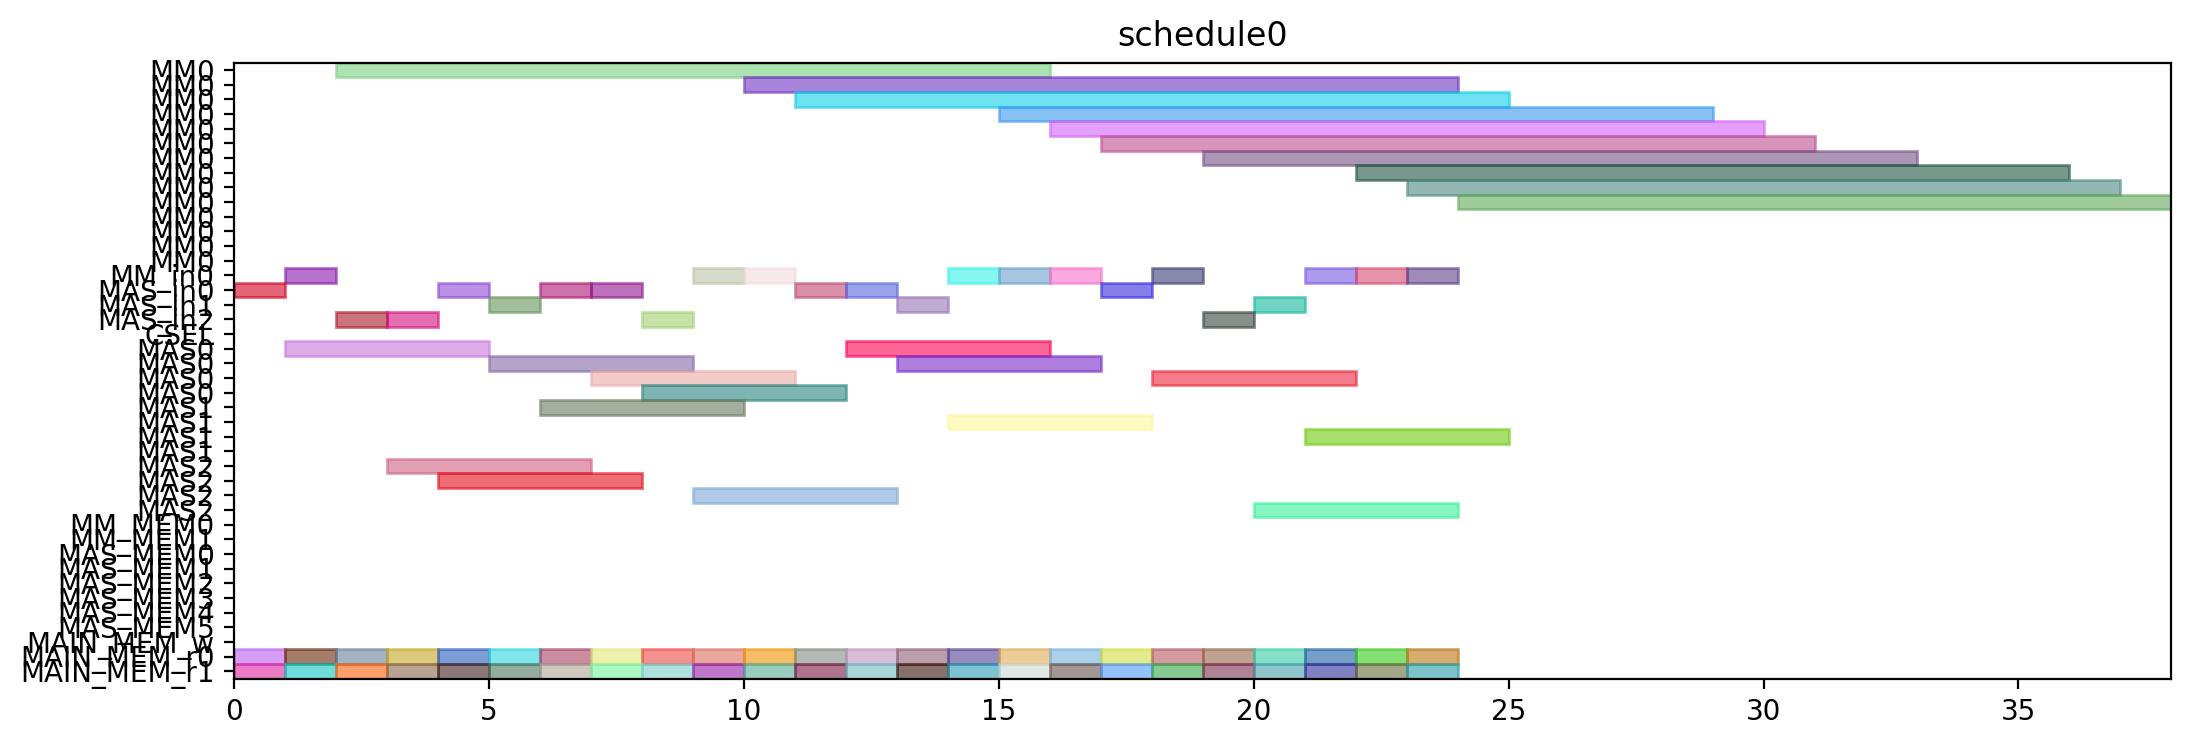

Recreate this plot in Python.
from pyschedule import Scenario, solvers, plotters, alt


def solve():
	horizon = 120
	S = Scenario("schedule0", horizon=horizon)

	# resource
	MM = S.Resources('MM', num=1, size=14)
	MM_in = S.Resources('MM_in', num=1)
	MAS_in = S.Resources('MAS_in', num=3)
	CSEL = S.Resource('CSEL')
	MAS = S.Resources('MAS', num=3, size=4, periods=range(1, horizon))
	MM_MEM = S.Resources('MM_MEM', num=2)
	MAS_MEM = S.Resources('MAS_MEM', num=6)
	MAIN_MEM_w = S.Resource('MAIN_MEM_w', size=1)
	MAIN_MEM_r = S.Resources('MAIN_MEM_r', num=2)

	# result of previous scheduling

	# new tasks
	t0_t0 = S.Task('t0_t0', length=4, delay_cost=1)
	t0_t0 += alt(MAS)
	t0_t0_in = S.Task('t0_t0_in', length=1, delay_cost=1)
	t0_t0_in += alt(MAS_in)
	S += t0_t0_in*MAS_in[0]<=t0_t0*MAS[0]

	S += t0_t0_in*MAS_in[1]<=t0_t0*MAS[1]

	S += t0_t0_in*MAS_in[2]<=t0_t0*MAS[2]

	t0_t0_mem0 = S.Task('t0_t0_mem0', length=1, delay_cost=1)
	t0_t0_mem0 += MAIN_MEM_r[0]
	S += t0_t0_mem0 <= t0_t0

	t0_t0_mem1 = S.Task('t0_t0_mem1', length=1, delay_cost=1)
	t0_t0_mem1 += MAIN_MEM_r[1]
	S += t0_t0_mem1 <= t0_t0

	t0_t1 = S.Task('t0_t1', length=4, delay_cost=1)
	t0_t1 += alt(MAS)
	t0_t1_in = S.Task('t0_t1_in', length=1, delay_cost=1)
	t0_t1_in += alt(MAS_in)
	S += t0_t1_in*MAS_in[0]<=t0_t1*MAS[0]

	S += t0_t1_in*MAS_in[1]<=t0_t1*MAS[1]

	S += t0_t1_in*MAS_in[2]<=t0_t1*MAS[2]

	t0_t1_mem0 = S.Task('t0_t1_mem0', length=1, delay_cost=1)
	t0_t1_mem0 += MAIN_MEM_r[0]
	S += t0_t1_mem0 <= t0_t1

	t0_t1_mem1 = S.Task('t0_t1_mem1', length=1, delay_cost=1)
	t0_t1_mem1 += MAIN_MEM_r[1]
	S += t0_t1_mem1 <= t0_t1

	t0_t3 = S.Task('t0_t3', length=14, delay_cost=1)
	t0_t3 += alt(MM)
	t0_t3_in = S.Task('t0_t3_in', length=1, delay_cost=1)
	t0_t3_in += alt(MM_in)
	S += t0_t3_in*MM_in[0]<=t0_t3*MM[0]
	t0_t3_mem0 = S.Task('t0_t3_mem0', length=1, delay_cost=1)
	t0_t3_mem0 += MAIN_MEM_r[0]
	S += t0_t3_mem0 <= t0_t3

	t0_t3_mem1 = S.Task('t0_t3_mem1', length=1, delay_cost=1)
	t0_t3_mem1 += MAIN_MEM_r[1]
	S += t0_t3_mem1 <= t0_t3

	t10 = S.Task('t10', length=4, delay_cost=1)
	t10 += alt(MAS)
	t10_in = S.Task('t10_in', length=1, delay_cost=1)
	t10_in += alt(MAS_in)
	S += t10_in*MAS_in[0]<=t10*MAS[0]

	S += t10_in*MAS_in[1]<=t10*MAS[1]

	S += t10_in*MAS_in[2]<=t10*MAS[2]

	t10_mem0 = S.Task('t10_mem0', length=1, delay_cost=1)
	t10_mem0 += MAIN_MEM_r[0]
	S += t10_mem0 <= t10

	t10_mem1 = S.Task('t10_mem1', length=1, delay_cost=1)
	t10_mem1 += MAIN_MEM_r[1]
	S += t10_mem1 <= t10

	t11 = S.Task('t11', length=4, delay_cost=1)
	t11 += alt(MAS)
	t11_in = S.Task('t11_in', length=1, delay_cost=1)
	t11_in += alt(MAS_in)
	S += t11_in*MAS_in[0]<=t11*MAS[0]

	S += t11_in*MAS_in[1]<=t11*MAS[1]

	S += t11_in*MAS_in[2]<=t11*MAS[2]

	t11_mem0 = S.Task('t11_mem0', length=1, delay_cost=1)
	t11_mem0 += MAIN_MEM_r[0]
	S += t11_mem0 <= t11

	t11_mem1 = S.Task('t11_mem1', length=1, delay_cost=1)
	t11_mem1 += MAIN_MEM_r[1]
	S += t11_mem1 <= t11

	t3_t0 = S.Task('t3_t0', length=14, delay_cost=1)
	t3_t0 += alt(MM)
	t3_t0_in = S.Task('t3_t0_in', length=1, delay_cost=1)
	t3_t0_in += alt(MM_in)
	S += t3_t0_in*MM_in[0]<=t3_t0*MM[0]
	t3_t0_mem0 = S.Task('t3_t0_mem0', length=1, delay_cost=1)
	t3_t0_mem0 += MAIN_MEM_r[0]
	S += t3_t0_mem0 <= t3_t0

	t3_t0_mem1 = S.Task('t3_t0_mem1', length=1, delay_cost=1)
	t3_t0_mem1 += MAIN_MEM_r[1]
	S += t3_t0_mem1 <= t3_t0

	t3_t1 = S.Task('t3_t1', length=14, delay_cost=1)
	t3_t1 += alt(MM)
	t3_t1_in = S.Task('t3_t1_in', length=1, delay_cost=1)
	t3_t1_in += alt(MM_in)
	S += t3_t1_in*MM_in[0]<=t3_t1*MM[0]
	t3_t1_mem0 = S.Task('t3_t1_mem0', length=1, delay_cost=1)
	t3_t1_mem0 += MAIN_MEM_r[0]
	S += t3_t1_mem0 <= t3_t1

	t3_t1_mem1 = S.Task('t3_t1_mem1', length=1, delay_cost=1)
	t3_t1_mem1 += MAIN_MEM_r[1]
	S += t3_t1_mem1 <= t3_t1

	t3_t2 = S.Task('t3_t2', length=4, delay_cost=1)
	t3_t2 += alt(MAS)
	t3_t2_in = S.Task('t3_t2_in', length=1, delay_cost=1)
	t3_t2_in += alt(MAS_in)
	S += t3_t2_in*MAS_in[0]<=t3_t2*MAS[0]

	S += t3_t2_in*MAS_in[1]<=t3_t2*MAS[1]

	S += t3_t2_in*MAS_in[2]<=t3_t2*MAS[2]

	t3_t2_mem0 = S.Task('t3_t2_mem0', length=1, delay_cost=1)
	t3_t2_mem0 += MAIN_MEM_r[0]
	S += t3_t2_mem0 <= t3_t2

	t3_t2_mem1 = S.Task('t3_t2_mem1', length=1, delay_cost=1)
	t3_t2_mem1 += MAIN_MEM_r[1]
	S += t3_t2_mem1 <= t3_t2

	t3_t3 = S.Task('t3_t3', length=4, delay_cost=1)
	t3_t3 += alt(MAS)
	t3_t3_in = S.Task('t3_t3_in', length=1, delay_cost=1)
	t3_t3_in += alt(MAS_in)
	S += t3_t3_in*MAS_in[0]<=t3_t3*MAS[0]

	S += t3_t3_in*MAS_in[1]<=t3_t3*MAS[1]

	S += t3_t3_in*MAS_in[2]<=t3_t3*MAS[2]

	t3_t3_mem0 = S.Task('t3_t3_mem0', length=1, delay_cost=1)
	t3_t3_mem0 += MAIN_MEM_r[0]
	S += t3_t3_mem0 <= t3_t3

	t3_t3_mem1 = S.Task('t3_t3_mem1', length=1, delay_cost=1)
	t3_t3_mem1 += MAIN_MEM_r[1]
	S += t3_t3_mem1 <= t3_t3

	t4_t0 = S.Task('t4_t0', length=4, delay_cost=1)
	t4_t0 += alt(MAS)
	t4_t0_in = S.Task('t4_t0_in', length=1, delay_cost=1)
	t4_t0_in += alt(MAS_in)
	S += t4_t0_in*MAS_in[0]<=t4_t0*MAS[0]

	S += t4_t0_in*MAS_in[1]<=t4_t0*MAS[1]

	S += t4_t0_in*MAS_in[2]<=t4_t0*MAS[2]

	t4_t0_mem0 = S.Task('t4_t0_mem0', length=1, delay_cost=1)
	t4_t0_mem0 += MAIN_MEM_r[0]
	S += t4_t0_mem0 <= t4_t0

	t4_t0_mem1 = S.Task('t4_t0_mem1', length=1, delay_cost=1)
	t4_t0_mem1 += MAIN_MEM_r[1]
	S += t4_t0_mem1 <= t4_t0

	t4_t1 = S.Task('t4_t1', length=4, delay_cost=1)
	t4_t1 += alt(MAS)
	t4_t1_in = S.Task('t4_t1_in', length=1, delay_cost=1)
	t4_t1_in += alt(MAS_in)
	S += t4_t1_in*MAS_in[0]<=t4_t1*MAS[0]

	S += t4_t1_in*MAS_in[1]<=t4_t1*MAS[1]

	S += t4_t1_in*MAS_in[2]<=t4_t1*MAS[2]

	t4_t1_mem0 = S.Task('t4_t1_mem0', length=1, delay_cost=1)
	t4_t1_mem0 += MAIN_MEM_r[0]
	S += t4_t1_mem0 <= t4_t1

	t4_t1_mem1 = S.Task('t4_t1_mem1', length=1, delay_cost=1)
	t4_t1_mem1 += MAIN_MEM_r[1]
	S += t4_t1_mem1 <= t4_t1

	t4_t3 = S.Task('t4_t3', length=14, delay_cost=1)
	t4_t3 += alt(MM)
	t4_t3_in = S.Task('t4_t3_in', length=1, delay_cost=1)
	t4_t3_in += alt(MM_in)
	S += t4_t3_in*MM_in[0]<=t4_t3*MM[0]
	t4_t3_mem0 = S.Task('t4_t3_mem0', length=1, delay_cost=1)
	t4_t3_mem0 += MAIN_MEM_r[0]
	S += t4_t3_mem0 <= t4_t3

	t4_t3_mem1 = S.Task('t4_t3_mem1', length=1, delay_cost=1)
	t4_t3_mem1 += MAIN_MEM_r[1]
	S += t4_t3_mem1 <= t4_t3

	t5_t0 = S.Task('t5_t0', length=14, delay_cost=1)
	t5_t0 += alt(MM)
	t5_t0_in = S.Task('t5_t0_in', length=1, delay_cost=1)
	t5_t0_in += alt(MM_in)
	S += t5_t0_in*MM_in[0]<=t5_t0*MM[0]
	t5_t0_mem0 = S.Task('t5_t0_mem0', length=1, delay_cost=1)
	t5_t0_mem0 += MAIN_MEM_r[0]
	S += t5_t0_mem0 <= t5_t0

	t5_t0_mem1 = S.Task('t5_t0_mem1', length=1, delay_cost=1)
	t5_t0_mem1 += MAIN_MEM_r[1]
	S += t5_t0_mem1 <= t5_t0

	t5_t1 = S.Task('t5_t1', length=14, delay_cost=1)
	t5_t1 += alt(MM)
	t5_t1_in = S.Task('t5_t1_in', length=1, delay_cost=1)
	t5_t1_in += alt(MM_in)
	S += t5_t1_in*MM_in[0]<=t5_t1*MM[0]
	t5_t1_mem0 = S.Task('t5_t1_mem0', length=1, delay_cost=1)
	t5_t1_mem0 += MAIN_MEM_r[0]
	S += t5_t1_mem0 <= t5_t1

	t5_t1_mem1 = S.Task('t5_t1_mem1', length=1, delay_cost=1)
	t5_t1_mem1 += MAIN_MEM_r[1]
	S += t5_t1_mem1 <= t5_t1

	t5_t2 = S.Task('t5_t2', length=4, delay_cost=1)
	t5_t2 += alt(MAS)
	t5_t2_in = S.Task('t5_t2_in', length=1, delay_cost=1)
	t5_t2_in += alt(MAS_in)
	S += t5_t2_in*MAS_in[0]<=t5_t2*MAS[0]

	S += t5_t2_in*MAS_in[1]<=t5_t2*MAS[1]

	S += t5_t2_in*MAS_in[2]<=t5_t2*MAS[2]

	t5_t2_mem0 = S.Task('t5_t2_mem0', length=1, delay_cost=1)
	t5_t2_mem0 += MAIN_MEM_r[0]
	S += t5_t2_mem0 <= t5_t2

	t5_t2_mem1 = S.Task('t5_t2_mem1', length=1, delay_cost=1)
	t5_t2_mem1 += MAIN_MEM_r[1]
	S += t5_t2_mem1 <= t5_t2

	t5_t3 = S.Task('t5_t3', length=4, delay_cost=1)
	t5_t3 += alt(MAS)
	t5_t3_in = S.Task('t5_t3_in', length=1, delay_cost=1)
	t5_t3_in += alt(MAS_in)
	S += t5_t3_in*MAS_in[0]<=t5_t3*MAS[0]

	S += t5_t3_in*MAS_in[1]<=t5_t3*MAS[1]

	S += t5_t3_in*MAS_in[2]<=t5_t3*MAS[2]

	t5_t3_mem0 = S.Task('t5_t3_mem0', length=1, delay_cost=1)
	t5_t3_mem0 += MAIN_MEM_r[0]
	S += t5_t3_mem0 <= t5_t3

	t5_t3_mem1 = S.Task('t5_t3_mem1', length=1, delay_cost=1)
	t5_t3_mem1 += MAIN_MEM_r[1]
	S += t5_t3_mem1 <= t5_t3

	t6_t0 = S.Task('t6_t0', length=14, delay_cost=1)
	t6_t0 += alt(MM)
	t6_t0_in = S.Task('t6_t0_in', length=1, delay_cost=1)
	t6_t0_in += alt(MM_in)
	S += t6_t0_in*MM_in[0]<=t6_t0*MM[0]
	t6_t0_mem0 = S.Task('t6_t0_mem0', length=1, delay_cost=1)
	t6_t0_mem0 += MAIN_MEM_r[0]
	S += t6_t0_mem0 <= t6_t0

	t6_t0_mem1 = S.Task('t6_t0_mem1', length=1, delay_cost=1)
	t6_t0_mem1 += MAIN_MEM_r[1]
	S += t6_t0_mem1 <= t6_t0

	t6_t1 = S.Task('t6_t1', length=14, delay_cost=1)
	t6_t1 += alt(MM)
	t6_t1_in = S.Task('t6_t1_in', length=1, delay_cost=1)
	t6_t1_in += alt(MM_in)
	S += t6_t1_in*MM_in[0]<=t6_t1*MM[0]
	t6_t1_mem0 = S.Task('t6_t1_mem0', length=1, delay_cost=1)
	t6_t1_mem0 += MAIN_MEM_r[0]
	S += t6_t1_mem0 <= t6_t1

	t6_t1_mem1 = S.Task('t6_t1_mem1', length=1, delay_cost=1)
	t6_t1_mem1 += MAIN_MEM_r[1]
	S += t6_t1_mem1 <= t6_t1

	t6_t2 = S.Task('t6_t2', length=4, delay_cost=1)
	t6_t2 += alt(MAS)
	t6_t2_in = S.Task('t6_t2_in', length=1, delay_cost=1)
	t6_t2_in += alt(MAS_in)
	S += t6_t2_in*MAS_in[0]<=t6_t2*MAS[0]

	S += t6_t2_in*MAS_in[1]<=t6_t2*MAS[1]

	S += t6_t2_in*MAS_in[2]<=t6_t2*MAS[2]

	t6_t2_mem0 = S.Task('t6_t2_mem0', length=1, delay_cost=1)
	t6_t2_mem0 += MAIN_MEM_r[0]
	S += t6_t2_mem0 <= t6_t2

	t6_t2_mem1 = S.Task('t6_t2_mem1', length=1, delay_cost=1)
	t6_t2_mem1 += MAIN_MEM_r[1]
	S += t6_t2_mem1 <= t6_t2

	t6_t3 = S.Task('t6_t3', length=4, delay_cost=1)
	t6_t3 += alt(MAS)
	t6_t3_in = S.Task('t6_t3_in', length=1, delay_cost=1)
	t6_t3_in += alt(MAS_in)
	S += t6_t3_in*MAS_in[0]<=t6_t3*MAS[0]

	S += t6_t3_in*MAS_in[1]<=t6_t3*MAS[1]

	S += t6_t3_in*MAS_in[2]<=t6_t3*MAS[2]

	t6_t3_mem0 = S.Task('t6_t3_mem0', length=1, delay_cost=1)
	t6_t3_mem0 += MAIN_MEM_r[0]
	S += t6_t3_mem0 <= t6_t3

	t6_t3_mem1 = S.Task('t6_t3_mem1', length=1, delay_cost=1)
	t6_t3_mem1 += MAIN_MEM_r[1]
	S += t6_t3_mem1 <= t6_t3

	t7_t0 = S.Task('t7_t0', length=14, delay_cost=1)
	t7_t0 += alt(MM)
	t7_t0_in = S.Task('t7_t0_in', length=1, delay_cost=1)
	t7_t0_in += alt(MM_in)
	S += t7_t0_in*MM_in[0]<=t7_t0*MM[0]
	t7_t0_mem0 = S.Task('t7_t0_mem0', length=1, delay_cost=1)
	t7_t0_mem0 += MAIN_MEM_r[0]
	S += t7_t0_mem0 <= t7_t0

	t7_t0_mem1 = S.Task('t7_t0_mem1', length=1, delay_cost=1)
	t7_t0_mem1 += MAIN_MEM_r[1]
	S += t7_t0_mem1 <= t7_t0

	t7_t1 = S.Task('t7_t1', length=14, delay_cost=1)
	t7_t1 += alt(MM)
	t7_t1_in = S.Task('t7_t1_in', length=1, delay_cost=1)
	t7_t1_in += alt(MM_in)
	S += t7_t1_in*MM_in[0]<=t7_t1*MM[0]
	t7_t1_mem0 = S.Task('t7_t1_mem0', length=1, delay_cost=1)
	t7_t1_mem0 += MAIN_MEM_r[0]
	S += t7_t1_mem0 <= t7_t1

	t7_t1_mem1 = S.Task('t7_t1_mem1', length=1, delay_cost=1)
	t7_t1_mem1 += MAIN_MEM_r[1]
	S += t7_t1_mem1 <= t7_t1

	t7_t2 = S.Task('t7_t2', length=4, delay_cost=1)
	t7_t2 += alt(MAS)
	t7_t2_in = S.Task('t7_t2_in', length=1, delay_cost=1)
	t7_t2_in += alt(MAS_in)
	S += t7_t2_in*MAS_in[0]<=t7_t2*MAS[0]

	S += t7_t2_in*MAS_in[1]<=t7_t2*MAS[1]

	S += t7_t2_in*MAS_in[2]<=t7_t2*MAS[2]

	t7_t2_mem0 = S.Task('t7_t2_mem0', length=1, delay_cost=1)
	t7_t2_mem0 += MAIN_MEM_r[0]
	S += t7_t2_mem0 <= t7_t2

	t7_t2_mem1 = S.Task('t7_t2_mem1', length=1, delay_cost=1)
	t7_t2_mem1 += MAIN_MEM_r[1]
	S += t7_t2_mem1 <= t7_t2

	t7_t3 = S.Task('t7_t3', length=4, delay_cost=1)
	t7_t3 += alt(MAS)
	t7_t3_in = S.Task('t7_t3_in', length=1, delay_cost=1)
	t7_t3_in += alt(MAS_in)
	S += t7_t3_in*MAS_in[0]<=t7_t3*MAS[0]

	S += t7_t3_in*MAS_in[1]<=t7_t3*MAS[1]

	S += t7_t3_in*MAS_in[2]<=t7_t3*MAS[2]

	t7_t3_mem0 = S.Task('t7_t3_mem0', length=1, delay_cost=1)
	t7_t3_mem0 += MAIN_MEM_r[0]
	S += t7_t3_mem0 <= t7_t3

	t7_t3_mem1 = S.Task('t7_t3_mem1', length=1, delay_cost=1)
	t7_t3_mem1 += MAIN_MEM_r[1]
	S += t7_t3_mem1 <= t7_t3

	solvers.mip.solve(S,msg=1,kind='CPLEX',ratio_gap=1.01)

	solution = [['hoge']*len(S.solution()[1]) for i in range(len(S.solution()))]
	for i in range(len(S.solution())):
		for j in range(len(S.solution()[i])):
			solution[i][j]=str(S.solution()[i][j])
	print(solution)

	cycles = int(solution[-1][3])

	pic_file_name = "/mnt/rose/usr1/fukuda/ABE/multiRAM_multiMAS_16mux/scheduling_result/stage14MM1_stage4MAS3/SQR012345/schedule0.png"
	if(S.solution() != []):
		plotters.matplotlib.plot(S,img_filename=pic_file_name, show_task_labels=False, fig_size=(cycles*0.25+3, 4))

	return solution
